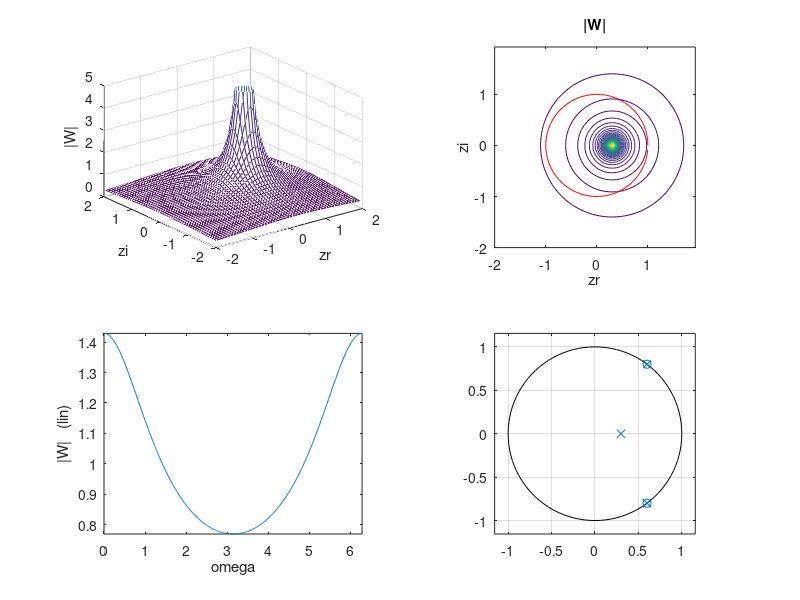

Source code (MATLAB):
% E04_3.m                  26oct15    12apr21
%  Transfer functions and freq. response of DISCRETE LTI systems
%  see also geometric interpretation, [Proakis p.322]
pkg load signal;
clear all; clf;

 zz = [];    pp = [ .8];   
% zz = [];    pp = [-.8];
% zz = [];    pp = [.6+j*.5   .6-j*.5];   
% zz = [];    pp = [-.6+j*.5   -.6-j*.5];   
% zz = [1.2];    pp = [];   
% zz = [-1.2];    pp = [];
% zz = [-1.2];    pp = [0];   % note: [] is different from [0]  
% zz = [-.9];    pp = [.6+j*.5   .6-j*.5];   
% zz = [.9];    pp = [.6+j*.5   .6-j*.5]; 
% zz = [.6+j*.8   .6-j*.8];    pp = [.6+j*.5   .6-j*.5]; 
 zz = [.6+j*.8   .6-j*.8];    pp = [.5+j*.7   .5-j*.7   .3];  % zeros are on the unit circle
 zz = [.6+j*.8   .6-j*.8];    pp = [.6+j*.8   .6-j*.8   .3];  % zeros are on the unit circle

q0=2;  qq = [-q0:.077:q0];  % avoid "divide by 0" warning
[zr,zi] = meshgrid(qq,qq);
z = zr + j*zi;
NUM = 1;    for k=1:max(size(zz));    NUM = NUM .* (z - zz(k));    end;
DEN = 1;    for k=1:max(size(pp));    DEN = DEN .* (z - pp(k));   end;
W = NUM ./ DEN;
Wm = abs(W);
Wm(Wm>20) = 20;  % clip the peaks

subplot(221);  mesh(zr,zi,Wm);    xlabel('zr'); ylabel('zi'); zlabel('|W|');
axis([-q0,q0,-q0,q0,0,5]);
subplot(222);  contour(zr,zi,Wm,50);   xlabel('zr'); ylabel('zi'); title('|W|'); axis square;
hold on; plot(cos([0:.1:2*pi]),sin([0:.1:2*pi]),'r'); hold off;

ome = [0:.01:2*pi];  ejo = exp(j*ome);
NUM = 1;    for k=1:max(size(zz));    NUM = NUM .* (ejo - zz(k));    end;
DEN = 1;    for k=1:max(size(pp));    DEN = DEN .* (ejo - pp(k));   end;
W = NUM ./ DEN;
Wm = abs(W);     Wp = angle(W);
subplot(223);  plot(ome,Wm);   xlabel('omega'); ylabel('|W|   (lin)');  axis tight;
subplot(224);  zplane(zz',pp');
% subplot(224);  semilogy(ome,Wm);   xlabel('omega'); ylabel('|W|   (log)');  axis tight;
% subplot(224);  plot(ome,Wp);   xlabel('omega'); ylabel('phase(W)');

% [b,a] = zp2tf([zz]',[pp]',1);
% fvtool(b,a);                       %  filter visualization tool

% set(gcf,'PaperPositionMode','auto');
% print -deps   fdtesempio.eps
print -depslatex "-S800,600" "zTransformExample4b.tex"


return




